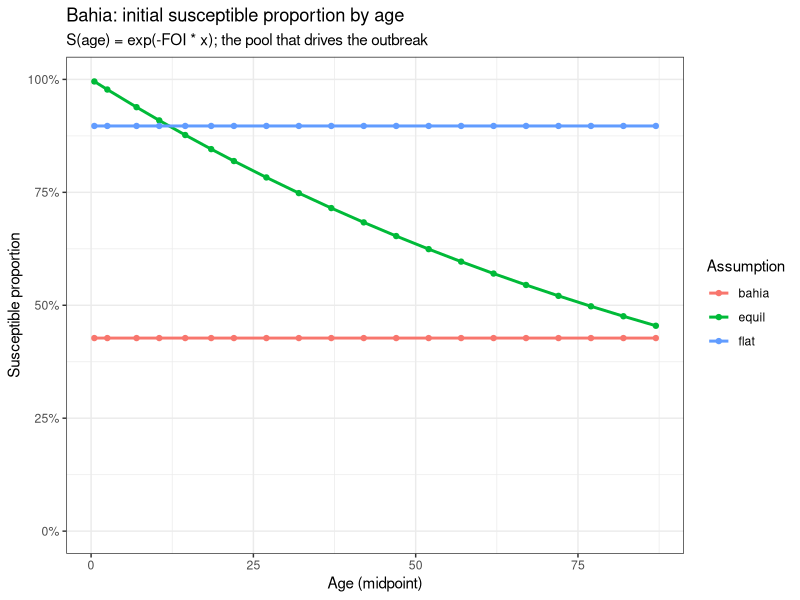

Source code (R):
# =============================================================================
# flat_equil_check.R
# -----------------------------------------------------------------------------
# WHY prevaccination burden (and therefore BRR) differs by orders of magnitude
# between the three immunity assumptions.
#
# The ONLY structural difference between the three runs is the INITIAL immunity
# profile fed into the SIR as  R0 = 1 - exp(-FOI * x)  ->  R_[,1] = R0 * N,
#                                                          S[,1]  = N - I0 - R0*N
#
#   1) "equil" : long-term average FOI, age-dependent
#                immune(age) = 1 - exp(-FOI_avg * age)      (older = more immune)
#   2) "flat"  : flat immunity, 12-year exposure
#                immune      = 1 - exp(-FOI_avg * 12)        (same for ALL ages)
#   3) "bahia" : single epidemic, huge one-off FOI
#                immune      = 1 - exp(-0.85 * 1)            (same for ALL ages)
#
# beta (transmissibility) comes from the pre-vacc posterior fit and is, in
# principle, shared. The susceptible POOL (S) is what changes, and it scales
# the outbreak size -> prevacc burden -> averted burden -> BRR.
#
# This script needs NO large sim objects for the S / beta diagnostics (they are
# analytic / from the small posterior). The optional realized-burden section
# (SECTION 4) only runs if the (very large) sim/postsim objects are already in
# memory.
# =============================================================================

library(dplyr)
library(tidyr)
library(ggplot2)

# small helper: return object if it exists in the session, else NULL
g <- function(name) if (exists(name, envir = .GlobalEnv)) get(name, envir = .GlobalEnv) else NULL

# -----------------------------------------------------------------------------
# SECTION 0. Inputs (age midpoints, FOI, population by age)
# -----------------------------------------------------------------------------
REGION    <- "Bahia"
BAHIA_FOI <- 0.85   # single-epidemic one-off FOI used in the Bahia run
FLAT_YEARS <- 12    # exposure years used in the flat-immunity run

# 20 age-bin midpoints (same as age_struc_fitting_region_func_updated.R)
age_mid <- g("age_groups")
if (is.null(age_mid)) {
  age_mid <- c(mean(0:1), mean(1:4), mean(5:9), mean(10:11), mean(12:17),
               mean(18:19), mean(20:24), mean(25:29), mean(30:34), mean(35:39),
               mean(40:44), mean(45:49), mean(50:54), mean(55:59), mean(60:64),
               mean(65:69), mean(70:74), mean(75:79), mean(80:84), mean(85:89))
}

age_lab <- g("age_gr_levels")
if (is.null(age_lab) || length(age_lab) != length(age_mid)) {
  age_lab <- c("<1","1-4","5-9","10-11","12-17","18-19","20-24","25-29",
               "30-34","35-39","40-44","45-49","50-54","55-59","60-64",
               "65-69","70-74","75-79","80-84","85+")
}

# average FOI for the region (long-term equilibrium assumption)
foi_avg <- NA_real_
fss <- g("bra_foi_state_summ")
if (!is.null(fss)) {
  fss_df <- tryCatch(sf::st_drop_geometry(fss), error = function(e) as.data.frame(fss))
  hit <- fss_df$avg_foi[fss_df$NAME_1 == REGION]
  if (length(hit) == 1) foi_avg <- as.numeric(hit)
}
if (is.na(foi_avg)) foi_avg <- 0.009060327  # Bahia avg_foi fallback
message(sprintf("[check] %s long-term average FOI = %.6f", REGION, foi_avg))

# population by age (optional, for population-weighted susceptible pool)
N_age <- g("N_bahia")
if (is.list(N_age) && !is.null(N_age[[REGION]])) N_age <- N_age[[REGION]]
N_age <- tryCatch(as.numeric(N_age), error = function(e) NULL)
if (!is.null(N_age) && length(N_age) != length(age_mid)) N_age <- NULL

# -----------------------------------------------------------------------------
# SECTION 1. Initial immunity and susceptible proportion by age
# -----------------------------------------------------------------------------
imm_df <- tibble(
  age_bin = factor(age_lab, levels = age_lab),
  age_mid = age_mid,
  # immune (recovered) fraction = R0 input
  imm_equil = 1 - exp(-foi_avg   * age_mid),
  imm_flat  = 1 - exp(-foi_avg   * FLAT_YEARS),
  imm_bahia = 1 - exp(-BAHIA_FOI * 1)
) %>%
  mutate(
    # susceptible fraction = 1 - immune  (ignoring the tiny I0 seed)
    S_equil = 1 - imm_equil,
    S_flat  = 1 - imm_flat,
    S_bahia = 1 - imm_bahia
  )

cat("\n=== Susceptible proportion by age (S = exp(-FOI * x)) ===\n")
print(
  imm_df %>%
    transmute(age_bin, age_mid,
              S_equil = round(S_equil, 3),
              S_flat  = round(S_flat,  3),
              S_bahia = round(S_bahia, 3),
              `flat/equil` = round(S_flat  / S_equil, 2),
              `bahia/equil` = round(S_bahia / S_equil, 2)),
  n = nrow(imm_df)
)

# long format for plotting
S_long <- imm_df %>%
  select(age_bin, age_mid, S_equil, S_flat, S_bahia) %>%
  pivot_longer(starts_with("S_"), names_to = "assumption",
               values_to = "S_prop", names_prefix = "S_")

p_S <- ggplot(S_long, aes(age_mid, S_prop, colour = assumption)) +
  geom_line(linewidth = 1) +
  geom_point(size = 1.5) +
  scale_y_continuous(limits = c(0, 1), labels = scales::percent) +
  labs(title = paste0(REGION, ": initial susceptible proportion by age"),
       subtitle = "S(age) = exp(-FOI * x); the pool that drives the outbreak",
       x = "Age (midpoint)", y = "Susceptible proportion", colour = "Assumption") +
  theme_bw()
print(p_S)

# -----------------------------------------------------------------------------
# SECTION 2. Population-weighted susceptible pool (the headline driver)
# -----------------------------------------------------------------------------
if (!is.null(N_age)) {
  pool <- imm_df %>%
    summarise(
      S_equil = sum(S_equil * N_age),
      S_flat  = sum(S_flat  * N_age),
      S_bahia = sum(S_bahia * N_age)
    )
  totN <- sum(N_age)
  cat("\n=== Population-weighted susceptible pool ===\n")
  cat(sprintf("  total population        : %s\n", format(round(totN), big.mark = ",")))
  cat(sprintf("  susceptibles  equil     : %s  (%.1f%%)\n",
              format(round(pool$S_equil), big.mark = ","), 100 * pool$S_equil / totN))
  cat(sprintf("  susceptibles  flat      : %s  (%.1f%%)\n",
              format(round(pool$S_flat), big.mark = ","), 100 * pool$S_flat / totN))
  cat(sprintf("  susceptibles  bahia     : %s  (%.1f%%)\n",
              format(round(pool$S_bahia), big.mark = ","), 100 * pool$S_bahia / totN))
  cat(sprintf("\n  susceptible-pool ratio  flat / equil  = %.2fx\n", pool$S_flat  / pool$S_equil))
  cat(sprintf("  susceptible-pool ratio  bahia / equil = %.2fx\n", pool$S_bahia / pool$S_equil))
  cat("  (outbreak size / prevacc burden scales strongly with this pool)\n")
} else {
  cat("\n[note] N_bahia (population by age) not in session -> skipping pool weighting.\n")
  cat("       unweighted mean S: equil = ", round(mean(imm_df$S_equil), 3),
      " | flat = ", round(mean(imm_df$S_flat), 3),
      " | bahia = ", round(mean(imm_df$S_bahia), 3), "\n", sep = "")
}

# -----------------------------------------------------------------------------
# SECTION 3. beta / transmissibility comparison (from the small posterior)
# -----------------------------------------------------------------------------
# R0_transmission = base_beta / gamma. If the same pre-vacc posterior is used,
# beta is identical across assumptions and the burden gap is purely from S.
summ_beta <- function(post, tag) {
  if (is.null(post)) return(NULL)
  bb <- post$base_beta            # draws x T  (or vector)
  gm <- post$gamma
  beta_med <- if (is.matrix(bb)) median(apply(bb, 1, mean), na.rm = TRUE) else median(bb, na.rm = TRUE)
  gam_med  <- median(gm, na.rm = TRUE)
  tibble(source = tag,
         beta_mean_med = beta_med,
         gamma_med     = gam_med,
         R0_transmission = beta_med / gam_med)
}

beta_tbl <- bind_rows(
  summ_beta(g("posterior_bh"), "posterior_bh (in session)"),
  summ_beta(g("posterior_equil"), "posterior_equil"),
  summ_beta(g("posterior_flat"),  "posterior_flat")
)
if (nrow(beta_tbl)) {
  cat("\n=== beta / transmissibility (median across draws) ===\n")
  print(beta_tbl)
} else {
  cat("\n[note] no posterior_* objects in session -> skipping beta comparison.\n")
}

# -----------------------------------------------------------------------------
# SECTION 4. Realized burden comparison (OPTIONAL - needs large objects loaded)
# -----------------------------------------------------------------------------
# Total symptomatic infections summed over age x week, median across draws,
# for a chosen VE / coverage / scenario slot. Compares the two models directly.
# Only runs if the objects are ALREADY in memory (these files are multi-GB).
total_symp <- function(model, region = REGION, ve = 1, cov = 1, scen = 1) {
  if (is.null(model)) return(NA_real_)
  node <- tryCatch(model[[region]][[ve]][[cov]]$scenario_result[[scen]]$sim_result$age_array_raw_symp,
                   error = function(e) NULL)
  if (is.null(node)) return(NA_real_)
  d <- length(dim(node))
  per_draw <- apply(node, d, sum, na.rm = TRUE)   # sum over age & week, per draw
  median(per_draw, na.rm = TRUE)
}

ps_equil <- g("postsim_equil"); ps_flat <- g("postsim_flat")
if (!is.null(ps_equil) || !is.null(ps_flat)) {
  cat("\n=== Realized total symptomatic burden (median draw; VE slot 1, cov 1, scenario 1) ===\n")
  b_eq <- total_symp(ps_equil)
  b_fl <- total_symp(ps_flat)
  cat(sprintf("  equil : %s\n", ifelse(is.na(b_eq), "n/a", format(round(b_eq), big.mark = ","))))
  cat(sprintf("  flat  : %s\n", ifelse(is.na(b_fl), "n/a", format(round(b_fl), big.mark = ","))))
  if (!is.na(b_eq) && !is.na(b_fl) && b_eq > 0)
    cat(sprintf("  flat / equil burden ratio = %.1fx\n", b_fl / b_eq))
  cat("  NOTE: adjust ve/cov/scenario indices to match the no-vaccine baseline slot.\n")
} else {
  cat("\n[note] postsim_equil / postsim_flat not in session -> skipping burden check.\n")
  cat("       (these objects are multi-GB; load one at a time if needed.)\n")
}

# -----------------------------------------------------------------------------
# SECTION 5. pre/post CONSISTENCY + transmissibility check (the real bug hunt)
# -----------------------------------------------------------------------------
# For a NO-real-effect baseline, post-vacc burden should be the SAME order of
# magnitude as pre-vacc burden. A huge pre vs tiny post (or vice versa) means
# preui and postsim were generated with DIFFERENT base_beta / FOI -> the
# pre - post "averted" is an artifact and BRR explodes.
#
# Run this with the objects already in your session:
#   preui_bh_equil, preui_bh_flat (= Bahia), postsim_equil, postsim_flat (= Bahia)

ve_slot <- "VE0"; cov_slot <- "cov50"; scen_slot <- 1

get_node <- function(model) {
  tryCatch(model[["Bahia"]][[ve_slot]][[cov_slot]]$scenario_result[[scen_slot]],
           error = function(e) NULL)
}

# pull transmissibility diagnostics from a sim_out (if present)
beta_diag <- function(node, tag) {
  if (is.null(node) || is.null(node$sim_out)) {
    cat(sprintf("  [%s] no sim_out\n", tag)); return(invisible())
  }
  so <- node$sim_out
  bb <- so$base_beta
  beta1 <- if (!is.null(bb)) bb[1] else NA_real_
  R0v  <- if (!is.null(so$R0_vec))    so$R0_vec[1]    else NA_real_
  Reff <- if (!is.null(so$R_eff_vec)) so$R_eff_vec[1] else NA_real_
  S1   <- if (!is.null(so$S)) sum(so$S[, 1]) else NA_real_
  Ntot <- if (!is.null(so$S)) sum(so$S[, ncol(so$S)]) else NA_real_  # rough
  cat(sprintf("  [%s] base_beta[1]=%.4g  R0_vec[1]=%.3f  R_eff[1]=%.3f  S0=%s\n",
              tag, beta1, R0v, Reff,
              ifelse(is.na(S1), "n/a", format(round(S1), big.mark = ","))))
}

cat("\n=== pre vs post total symptomatic (Bahia) ===\n")
pe <- g("preui_bh_equil"); pf <- g("preui_bh_flat")
if (!is.null(pe)) cat(sprintf("  pre  equil : %s\n", format(round(sum(pe$weekly_cases_median_rawsymp)), big.mark = ",")))
if (!is.null(pf)) cat(sprintf("  pre  bahia : %s\n", format(round(sum(pf$weekly_cases_median_rawsymp)), big.mark = ",")))
ne <- get_node(g("postsim_equil")); nf <- get_node(g("postsim_flat"))
if (!is.null(ne)) cat(sprintf("  post equil : %s\n", format(round(sum(ne$sim_result$weekly_cases_median_rawsymp)), big.mark = ",")))
if (!is.null(nf)) cat(sprintf("  post bahia : %s\n", format(round(sum(nf$sim_result$weekly_cases_median_rawsymp)), big.mark = ",")))

cat("\n=== transmissibility at t=1 (postsim sim_out) ===\n")
beta_diag(ne, "post equil")
beta_diag(nf, "post bahia")
cat("\nINTERPRETATION:\n")
cat("  * If post-bahia R_eff[1] < 1 while pre-bahia is a huge epidemic,\n")
cat("    preui and postsim used DIFFERENT base_beta -> averted is an artifact.\n")
cat("  * Fix: regenerate preui AND postsim for Bahia with the SAME posterior/\n")
cat("    base_beta and the SAME immunity init (R0 = 1 - exp(-0.85*1)).\n")

cat("\n[done] flat_equil_check.R\n")
